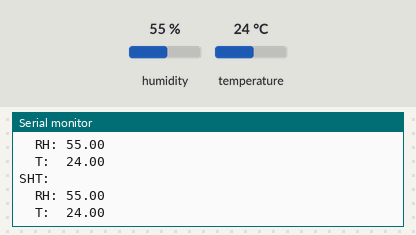
A program run on a simulated ESP32. On the bench: the last lines printed to the serial monitor. Inputs (shaded band) come from the test bench; at power-on: humidity 55 %, temperature 24 °C.

Above: at 1.3 s.
1.4 s: humidity set to 22 %
At 2.7 s:
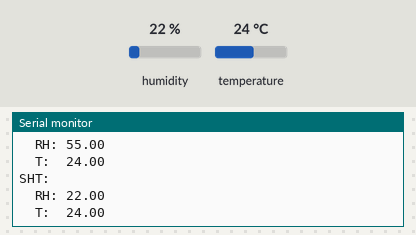
2.9 s: temperature set to 12 °C
At 3.8 s:
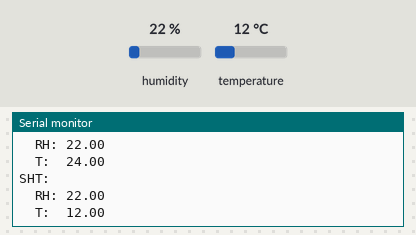
4.4 s: humidity set to 40 %
At 6.0 s:
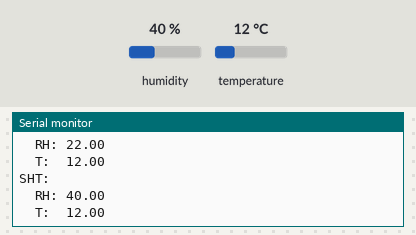
Timing chart, 0 to 7.5 s (numbered marks = the images above; inputs shaded):
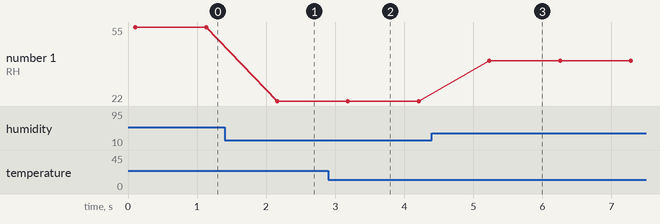

The program:

main.cpp
```cpp
/*#include <Arduino.h>

// put function declarations here:
int numero=10;

void setup() {
  // put your setup code here, to run once:
  Serial.begin(115200);
}

void loop() {
  // put your main code here, to run repeatedly:
  Serial.print("numero ="+String(numero));//Imprime numero 10
  duplicar(&numero);//[]
  delay(1000);
}

void duplicar(int * puntero){
  * puntero = * puntero * 2;
  Serial.print("numero ="+String(numero));
}
*/
#include <Wire.h>
#include <Arduino.h>
#include <SHTSensor.h>

SHTSensor sht;
// Para usar un sensor especifico en vez de probar el bus use este comando:
// SHTSensor sht(SHTSensor::SHT3X);

void setup() {

  Wire.begin();
  Serial.begin(115200);
  delay(100); // Retardo para permitir que el puerto serie se ajuste

  if (sht.init()) {
      Serial.print("init(): Exitoso\n");
  } else {
      Serial.print("init(): Fallido\n");
  }
  sht.setAccuracy(SHTSensor::SHT_ACCURACY_MEDIUM); // only supported by SHT3x

}

void loop() {

  if (sht.readSample()) {
      Serial.print("SHT:\n");
      Serial.print("  RH: ");
      Serial.print(sht.getHumidity(), 2);
      Serial.print("\n");
      Serial.print("  T:  ");
      Serial.print(sht.getTemperature(), 2);
      Serial.print("\n");
  } else {
      Serial.print("Error en readSample()\n");
  }

  delay(1000);
}
```

Measured:
- after the input at 1.4 s, the serial monitor: prints a new line after 0.76 s (image 1)
- after the input at 2.9 s, the serial monitor: prints a new line after 0.29 s (image 2)
- after the input at 4.4 s, the serial monitor: prints a new line after 0.83 s (image 3)
- plotted number 1: 55 → 22 after the input at 1.4 s, 22 → 40 after the input at 4.4 s
